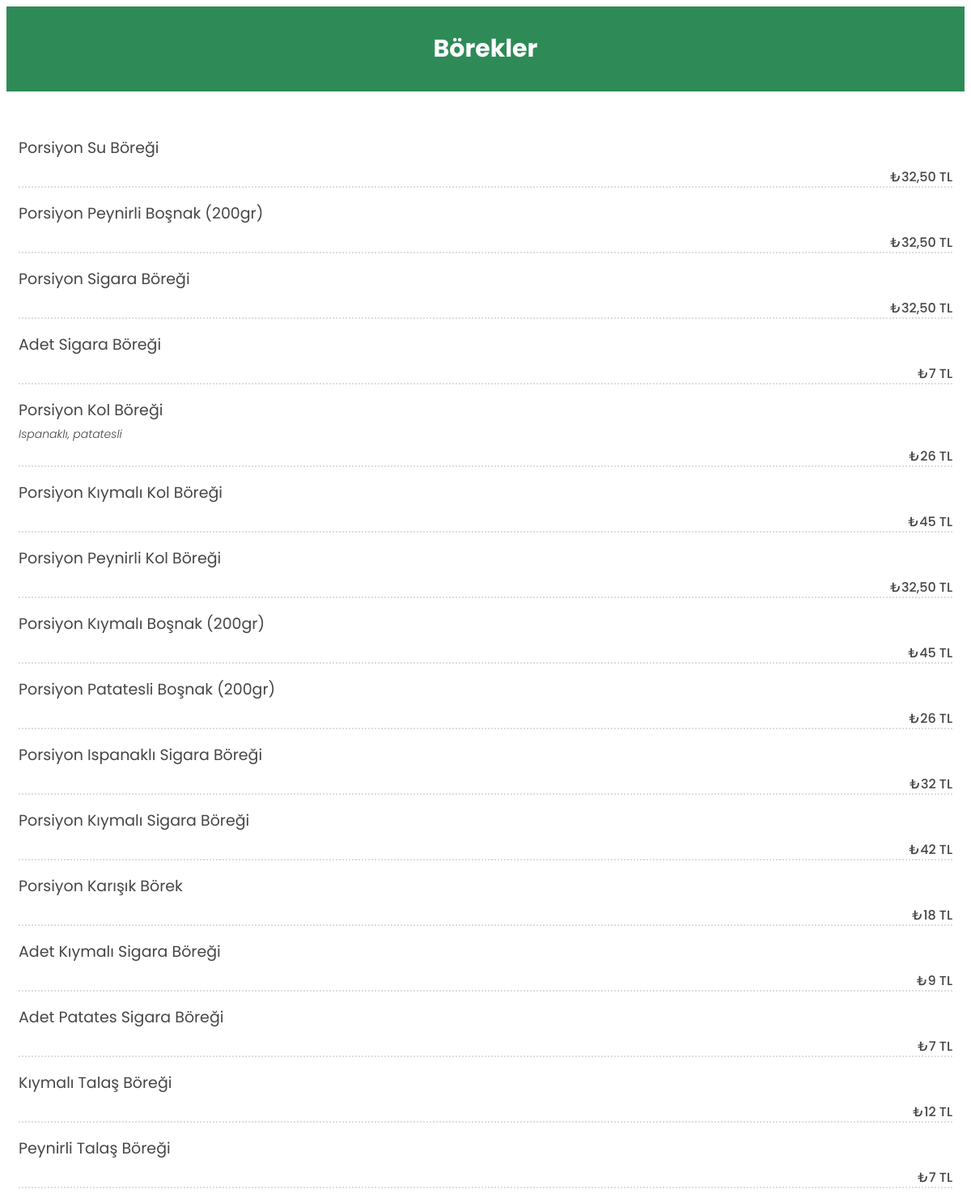
The page /borekler/ on the database its author committed.
### menu/models.py (models this page shows)
class Menu(models.Model):
    CHOICES = (
        ("FırınUrunleri", "Fırın Ürünleri"),
        ("AdetUrunleri", "Adet Ürünler"),
        ("Borek", "Börek"),
        ("Icecek", "İçecek"),
        ("Kahvalt", "Kahvaltı"),
        ("Sandvic", "Sandvic"),
        ("Meze", "Meze"),
        ("Tatlı", "Tatlı"),
        ("SerbetliTatlı", "Şerbetli Tatlı"),
    )
    productName = models.CharField(max_length=100)
    description = models.CharField(max_length=150,blank=True)
    price = models.CharField(max_length=100)
    category = models.CharField(max_length=30, choices=CHOICES)

### menu/views.py (the view)
# urls.py: path('borekler/', views.Borekler, name = 'Borekler'),
def Borekler(request):
    product = Menu.objects.filter(category="Borek")
    context = {
        "product":product
    }
    return render(request,"Borekler.html",context)

### templates/Borekler.html (shortened to what this page needs)
<!DOCTYPE html>
{% load static %}
<html lang="en">
<head>
    <link rel="stylesheet" href="{% static 'style.css' %}">
</head>
<body>
    <nav style="background-color: seagreen;" class="nav2">Börekler</nav>
    {% for p in product %}
    <ul class="special-menu pb-4">
        <li>
            <div class="d-flex justify-content-start">
                <div class="menu-text align-self-center">
                    <h3>{{p.productName}}</h3>
                    <p><span>{{p.description}}</span></p>
                    <strong class="special-menu-price text-color-dark">₺{{p.price}}</strong>
                </div>
            </div>
        </li>
    </ul>
    {% endfor %}
</body>
</html>

### static/style.css (style rules this page uses)
* { font-family: 'Poppins', sans-serif; }
body { font-family: 'Poppins', sans-serif; font-size: 14px; color: #464646; font-weight: 300; }
.h1, .h2, .h3, .h4, .h5, .h6, h1, h2, h3, h4, h5, h6 { font-weight: 400; }
* { outline: 0 !important; text-decoration: none !important; }
.special-menu { list-style: none; margin: 0; padding-left: 15px; padding-right: 15px; text-align: left; }
.special-menu li { margin: 0 0 32px 0; padding: 0; clear: both; padding-bottom: 10px; }
.special-menu h3 { font-size: 19px; padding: 5px 0px 5px 0px; margin: 0; text-transform: none; }
.special-menu p { font-size: 14px; font-style: italic; margin: 0 0 0 0; position: relative; display: block; }
.special-menu p:before { border-bottom: 2px dotted #ddd; content: ""; height: 1px; left: 0%; position: absolute; bottom: -30px; width: 100%; z-index: 1; }
.special-menu .special-menu-price { display: inline-block; float: right; font-size: 16px; padding: 0 0 0 10px; position: relative; z-index: 3; margin-top: 4px; }
ul.special-menu li strong { font-weight: 500 !important; }
.nav2 { text-align: center; color: white; padding: 30px; font-weight: bold; font-size: 30px; margin-bottom: 50px }

### rows shown on the page
Menu: productName "Porsiyon Su Böreği", price "32,50 TL"
Menu: productName "Porsiyon Peynirli Boşnak (200gr)", price "32,50 TL"
Menu: productName "Porsiyon Sigara Böreği", price "32,50 TL"
Menu: productName "Adet Sigara Böreği", price "7 TL"
Menu: productName "Porsiyon Kol Böreği", description "Ispanaklı, patatesli", price "26 TL"
Menu: productName "Porsiyon Kıymalı Kol Böreği", price "45 TL"
Menu: productName "Porsiyon Peynirli Kol Böreği", price "32,50 TL"
Menu: productName "Porsiyon Kıymalı Boşnak (200gr)", price "45 TL"
Menu: productName "Porsiyon Patatesli Boşnak (200gr)", price "26 TL"
Menu: productName "Porsiyon Ispanaklı Sigara Böreği", price "32 TL"
Menu: productName "Porsiyon Kıymalı Sigara Böreği", price "42 TL"
Menu: productName "Porsiyon Karışık Börek", price "18 TL"
Menu: productName "Adet Kıymalı Sigara Böreği", price "9 TL"
Menu: productName "Adet Patates Sigara Böreği", price "7 TL"
Menu: productName "Kıymalı Talaş Böreği", price "12 TL"
Menu: productName "Peynirli Talaş Böreği", price "7 TL"
